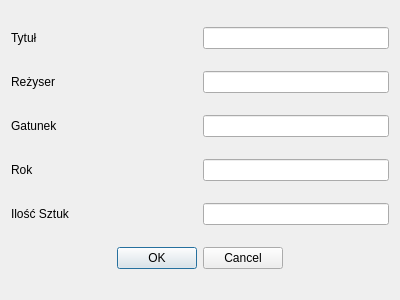
<?xml version="1.0" encoding="UTF-8"?>
<ui version="4.0">
 <class>editMovieDialog</class>
 <widget class="QDialog" name="editMovieDialog">
  <property name="geometry">
   <rect>
    <x>0</x>
    <y>0</y>
    <width>400</width>
    <height>300</height>
   </rect>
  </property>
  <property name="windowTitle">
   <string>Edycja Filmu</string>
  </property>
  <layout class="QVBoxLayout" name="verticalLayout">
   <item>
    <layout class="QHBoxLayout" name="horizontalLayout">
     <item>
      <widget class="QLabel" name="label">
       <property name="text">
        <string>Tytuł</string>
       </property>
      </widget>
     </item>
     <item>
      <widget class="QLineEdit" name="titleMovieEdit">
       <property name="sizePolicy">
        <sizepolicy hsizetype="Preferred" vsizetype="Fixed">
         <horstretch>0</horstretch>
         <verstretch>0</verstretch>
        </sizepolicy>
       </property>
      </widget>
     </item>
    </layout>
   </item>
   <item>
    <layout class="QHBoxLayout" name="horizontalLayout_2">
     <item>
      <widget class="QLabel" name="label_2">
       <property name="text">
        <string>Reżyser</string>
       </property>
      </widget>
     </item>
     <item>
      <widget class="QLineEdit" name="directorMovieEdit">
       <property name="sizePolicy">
        <sizepolicy hsizetype="Preferred" vsizetype="Fixed">
         <horstretch>0</horstretch>
         <verstretch>0</verstretch>
        </sizepolicy>
       </property>
      </widget>
     </item>
    </layout>
   </item>
   <item>
    <layout class="QHBoxLayout" name="horizontalLayout_3">
     <item>
      <widget class="QLabel" name="label_3">
       <property name="text">
        <string>Gatunek</string>
       </property>
      </widget>
     </item>
     <item>
      <widget class="QLineEdit" name="genreMovieEdit">
       <property name="sizePolicy">
        <sizepolicy hsizetype="Preferred" vsizetype="Fixed">
         <horstretch>0</horstretch>
         <verstretch>0</verstretch>
        </sizepolicy>
       </property>
      </widget>
     </item>
    </layout>
   </item>
   <item>
    <layout class="QHBoxLayout" name="horizontalLayout_4">
     <item>
      <widget class="QLabel" name="label_4">
       <property name="text">
        <string>Rok</string>
       </property>
      </widget>
     </item>
     <item>
      <widget class="QLineEdit" name="yearMovieEdit">
       <property name="sizePolicy">
        <sizepolicy hsizetype="Preferred" vsizetype="Fixed">
         <horstretch>0</horstretch>
         <verstretch>0</verstretch>
        </sizepolicy>
       </property>
      </widget>
     </item>
    </layout>
   </item>
   <item>
    <layout class="QHBoxLayout" name="horizontalLayout_5">
     <item>
      <widget class="QLabel" name="label_5">
       <property name="text">
        <string>Ilość Sztuk</string>
       </property>
      </widget>
     </item>
     <item>
      <widget class="QLineEdit" name="availableMovieEdit">
       <property name="sizePolicy">
        <sizepolicy hsizetype="Preferred" vsizetype="Fixed">
         <horstretch>0</horstretch>
         <verstretch>0</verstretch>
        </sizepolicy>
       </property>
      </widget>
     </item>
    </layout>
   </item>
   <item>
    <widget class="QDialogButtonBox" name="buttonBox">
     <property name="standardButtons">
      <set>QDialogButtonBox::Cancel|QDialogButtonBox::Ok</set>
     </property>
     <property name="centerButtons">
      <bool>true</bool>
     </property>
    </widget>
   </item>
  </layout>
 </widget>
 <resources/>
 <connections/>
</ui>
